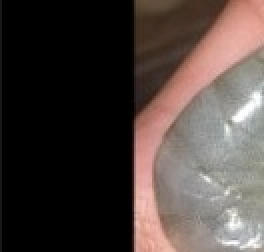
#> input picture ml/test_crops/user_hand_only_crop.jpg, 132 x 126 px (shown 2 times larger)
$ python -i content_validator.py   (imports and definitions only)
#> lines starting #> are read from the running program, lines starting #| are printed output that depends on the picture
"""Content Validator for ShrimPredict Detection Pipeline.

Uses the trained Machine Learning Shrimp Presence Classifier (Stage 1) to accurately
distinguish real shrimp images from non-shrimp objects (laptops, keyboards, screens,
hands only, tables, documents, water probes, backgrounds).
"""

from __future__ import annotations

from pathlib import Path
import json
import joblib
import numpy as np
import cv2
import onnxruntime as ort

try:
    from quality_validator import detect_cooked_orange_shrimp
except ImportError:
    from .quality_validator import detect_cooked_orange_shrimp

SCRIPT_DIR = Path(__file__).resolve().parent
REPO_ROOT = SCRIPT_DIR.parents[1]
MODELS_DIR = SCRIPT_DIR.parent / "models"
MODEL_PATH = MODELS_DIR / "shrimp_presence_model.joblib"
ONNX_PATH = MODELS_DIR / "mobilenetv2-7.onnx"

IMAGENET_MEAN = np.array([0.485, 0.456, 0.406], dtype=np.float32).reshape(1, 3, 1, 1)
IMAGENET_STD = np.array([0.229, 0.224, 0.225], dtype=np.float32).reshape(1, 3, 1, 1)

DECAPOD_CLASSES = [112, 118, 119, 120, 121, 122, 123, 124, 125, 126]
TECH_CLASSES = [487, 508, 527, 590, 620, 664, 673, 681, 782, 810, 878, 916]
DOC_FURNITURE_CLASSES = [446, 478, 526, 549, 649, 695, 909, 921]
HUMAN_CLOTHING_CLASSES = [
    400, 411, 419, 424, 425, 434, 435, 445, 452, 457, 459, 460, 474, 501, 502,
    514, 515, 516, 529, 560, 567, 579, 582, 585, 592, 593, 608, 610, 611, 614,
    615, 629, 630, 631, 643, 652, 655, 658, 668, 676, 677, 680, 692, 697, 734,
    747, 748, 756, 770, 773, 777, 780, 796, 799, 805, 806, 828, 834, 837, 838,
    841, 842, 851, 855, 869, 888, 902, 983
]
VEHICLE_CLASSES = [
    403, 407, 436, 444, 468, 475, 479, 511, 555, 569, 573, 575, 627, 654, 656,
    665, 670, 671, 675, 705, 717, 734, 751, 817, 829, 864, 866, 867, 895
]

DOG_CLASSES = set(range(151, 269))
CAT_CLASSES = set(range(281, 294))
WILD_CARNIVORES = set(range(269, 281))
BEARS = set(range(294, 298))
FARM_UNGULATE_CLASSES = set(range(339, 356))
ELEPHANTS = {101, 385, 386}
PRIMATES = set(range(365, 385))
RODENTS_RABBITS = set(range(330, 339))
OTHER_MAMMALS = set(range(356, 365)) | {387, 388}
BIRDS = (set(range(7, 21)) | set(range(22, 25)) | set(range(80, 101)) | set(range(127, 139)) | set(range(140, 151)))
REPTILES = set(range(33, 69))
INSECTS_ARACHNIDS = set(range(72, 80)) | set(range(300, 330))


# [398 lines that did not run here, left out]


def validate_image_content(image_input) -> dict:
    if isinstance(image_input, np.ndarray):
        img_bgr = image_input
    else:
        path_obj = Path(image_input)
        if not path_obj.exists():
            raise FileNotFoundError(f"Image not found: {image_input}")
        img_bgr = cv2.imread(str(path_obj))
        if img_bgr is None:
            return {
                "shrimp_detected": False,
                "presence_state": "no_shrimp",
                "status": "No Shrimp Detected",
                "display_status": "No Shrimp Detected",
                "predicted_class": "Invalid",
                "confidence": 0.0,
                "probability_shrimp": 0.0,
                "message": "Invalid or unreadable image file.",
                "is_cooked": False,
                "is_crayfish": False,
                "content_category": "Invalid",
            }

    validator = ShrimpPresenceValidator.get_instance()
    return validator.validate(img_bgr)

>>> import cv2
>>> picture = cv2.imread('../test_crops/user_hand_only_crop.jpg', cv2.IMREAD_GRAYSCALE)
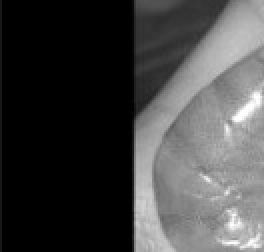
#> picture: shape (126, 132) (shown 2 times larger); min 0, max 255, mean 67.9
#> (the run stopped early here; a loop or call above may not have finished)

$ run again, on ml/test_crops/user_shrimp_crop.jpg
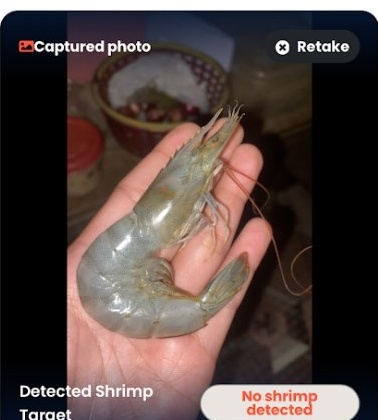
#> input picture ml/test_crops/user_shrimp_crop.jpg, 378 x 420 px
#> `picture = cv2.imread('../test_crops/user_hand_only_crop.jpg', cv2.IMRE..`:
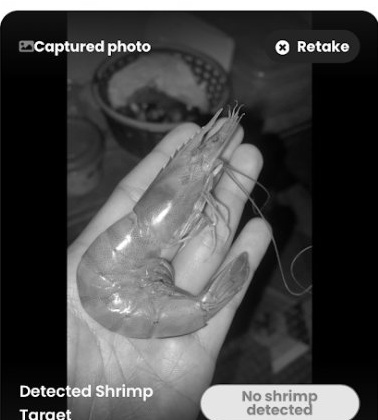
#> picture: shape (420, 378); min 0, max 255, mean 72.6

$ run again, on ml/test_crops/user_table_crop.jpg
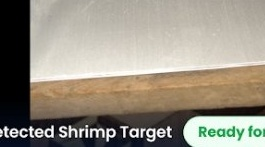
#> input picture ml/test_crops/user_table_crop.jpg, 265 x 147 px
#> `picture = cv2.imread('../test_crops/user_hand_only_crop.jpg', cv2.IMRE..`:
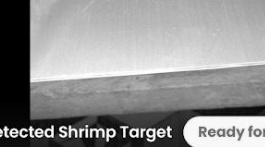
#> picture: shape (147, 265); min 0, max 255, mean 144.4
